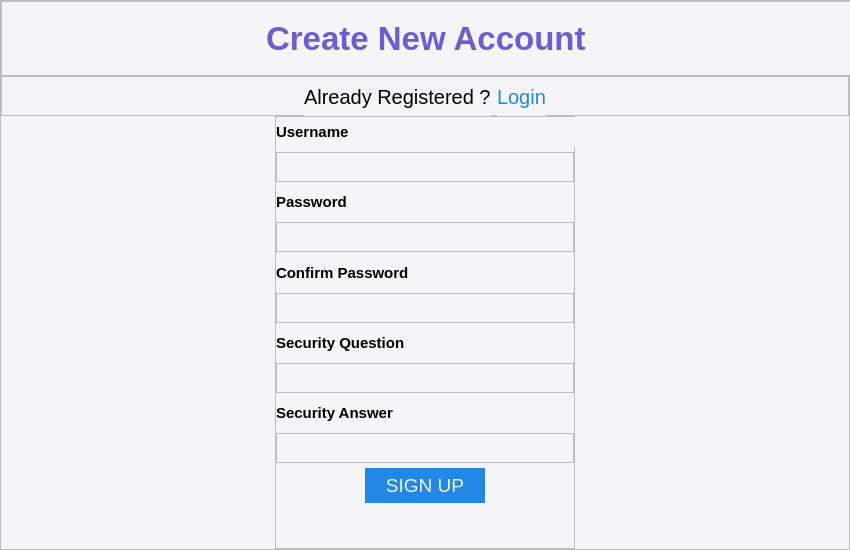
<?xml version="1.0" encoding="UTF-8"?>
<ui version="4.0">
 <class>Form</class>
 <widget class="QWidget" name="Form">
  <property name="geometry">
   <rect>
    <x>0</x>
    <y>0</y>
    <width>850</width>
    <height>550</height>
   </rect>
  </property>
  <property name="windowTitle">
   <string>Form</string>
  </property>
  <layout class="QHBoxLayout" name="horizontalLayout">
   <property name="spacing">
    <number>0</number>
   </property>
   <property name="leftMargin">
    <number>0</number>
   </property>
   <property name="topMargin">
    <number>0</number>
   </property>
   <property name="rightMargin">
    <number>0</number>
   </property>
   <property name="bottomMargin">
    <number>0</number>
   </property>
   <item>
    <widget class="QFrame" name="background">
     <property name="sizePolicy">
      <sizepolicy hsizetype="Fixed" vsizetype="Fixed">
       <horstretch>0</horstretch>
       <verstretch>0</verstretch>
      </sizepolicy>
     </property>
     <property name="minimumSize">
      <size>
       <width>850</width>
       <height>550</height>
      </size>
     </property>
     <property name="styleSheet">
      <string notr="true">
	background-color: rgba(245,245,247,255);</string>
     </property>
     <property name="frameShape">
      <enum>QFrame::StyledPanel</enum>
     </property>
     <property name="frameShadow">
      <enum>QFrame::Raised</enum>
     </property>
     <layout class="QVBoxLayout" name="verticalLayout">
      <property name="spacing">
       <number>0</number>
      </property>
      <property name="leftMargin">
       <number>0</number>
      </property>
      <property name="topMargin">
       <number>0</number>
      </property>
      <property name="rightMargin">
       <number>0</number>
      </property>
      <property name="bottomMargin">
       <number>0</number>
      </property>
      <item alignment="Qt::AlignLeft">
       <widget class="QFrame" name="frame">
        <property name="minimumSize">
         <size>
          <width>850</width>
          <height>75</height>
         </size>
        </property>
        <property name="maximumSize">
         <size>
          <width>850</width>
          <height>80</height>
         </size>
        </property>
        <property name="frameShape">
         <enum>QFrame::StyledPanel</enum>
        </property>
        <property name="frameShadow">
         <enum>QFrame::Raised</enum>
        </property>
        <layout class="QHBoxLayout" name="horizontalLayout_2">
         <property name="spacing">
          <number>1</number>
         </property>
         <property name="leftMargin">
          <number>0</number>
         </property>
         <property name="topMargin">
          <number>0</number>
         </property>
         <property name="rightMargin">
          <number>0</number>
         </property>
         <property name="bottomMargin">
          <number>0</number>
         </property>
         <item alignment="Qt::AlignHCenter">
          <widget class="QLabel" name="label">
           <property name="minimumSize">
            <size>
             <width>0</width>
             <height>0</height>
            </size>
           </property>
           <property name="maximumSize">
            <size>
             <width>16777215</width>
             <height>16777215</height>
            </size>
           </property>
           <property name="font">
            <font>
             <pointsize>25</pointsize>
             <weight>75</weight>
             <bold>true</bold>
            </font>
           </property>
           <property name="styleSheet">
            <string notr="true">color :rgb(108,92,216);</string>
           </property>
           <property name="text">
            <string>Create New Account</string>
           </property>
          </widget>
         </item>
        </layout>
       </widget>
      </item>
      <item>
       <widget class="QFrame" name="frame_2">
        <property name="maximumSize">
         <size>
          <width>16777215</width>
          <height>40</height>
         </size>
        </property>
        <property name="frameShape">
         <enum>QFrame::StyledPanel</enum>
        </property>
        <property name="frameShadow">
         <enum>QFrame::Raised</enum>
        </property>
        <layout class="QHBoxLayout" name="horizontalLayout_3">
         <property name="leftMargin">
          <number>0</number>
         </property>
         <property name="topMargin">
          <number>0</number>
         </property>
         <property name="rightMargin">
          <number>0</number>
         </property>
         <property name="bottomMargin">
          <number>0</number>
         </property>
         <item>
          <spacer name="horizontalSpacer">
           <property name="orientation">
            <enum>Qt::Horizontal</enum>
           </property>
           <property name="sizeHint" stdset="0">
            <size>
             <width>40</width>
             <height>20</height>
            </size>
           </property>
          </spacer>
         </item>
         <item>
          <widget class="QLabel" name="label_2">
           <property name="minimumSize">
            <size>
             <width>0</width>
             <height>40</height>
            </size>
           </property>
           <property name="maximumSize">
            <size>
             <width>16777215</width>
             <height>40</height>
            </size>
           </property>
           <property name="font">
            <font>
             <pointsize>15</pointsize>
            </font>
           </property>
           <property name="text">
            <string>Already Registered ?</string>
           </property>
          </widget>
         </item>
         <item>
          <widget class="QLabel" name="label_5">
           <property name="minimumSize">
            <size>
             <width>0</width>
             <height>40</height>
            </size>
           </property>
           <property name="maximumSize">
            <size>
             <width>16777215</width>
             <height>40</height>
            </size>
           </property>
           <property name="font">
            <font>
             <pointsize>15</pointsize>
            </font>
           </property>
           <property name="styleSheet">
            <string notr="true">color :rgb(34, 135, 229);
</string>
           </property>
           <property name="text">
            <string>Login</string>
           </property>
          </widget>
         </item>
         <item>
          <spacer name="horizontalSpacer_2">
           <property name="orientation">
            <enum>Qt::Horizontal</enum>
           </property>
           <property name="sizeHint" stdset="0">
            <size>
             <width>40</width>
             <height>20</height>
            </size>
           </property>
          </spacer>
         </item>
        </layout>
       </widget>
      </item>
      <item alignment="Qt::AlignHCenter">
       <widget class="QFrame" name="frame_3">
        <property name="minimumSize">
         <size>
          <width>300</width>
          <height>0</height>
         </size>
        </property>
        <property name="maximumSize">
         <size>
          <width>300</width>
          <height>16777215</height>
         </size>
        </property>
        <property name="frameShape">
         <enum>QFrame::StyledPanel</enum>
        </property>
        <property name="frameShadow">
         <enum>QFrame::Raised</enum>
        </property>
        <layout class="QVBoxLayout" name="verticalLayout_2">
         <property name="spacing">
          <number>5</number>
         </property>
         <property name="leftMargin">
          <number>0</number>
         </property>
         <property name="topMargin">
          <number>0</number>
         </property>
         <property name="rightMargin">
          <number>0</number>
         </property>
         <property name="bottomMargin">
          <number>45</number>
         </property>
         <item>
          <widget class="QLabel" name="label_3">
           <property name="minimumSize">
            <size>
             <width>300</width>
             <height>30</height>
            </size>
           </property>
           <property name="maximumSize">
            <size>
             <width>16777215</width>
             <height>40</height>
            </size>
           </property>
           <property name="font">
            <font>
             <pointsize>11</pointsize>
             <weight>75</weight>
             <bold>true</bold>
            </font>
           </property>
           <property name="text">
            <string>Username</string>
           </property>
          </widget>
         </item>
         <item>
          <widget class="QTextEdit" name="textEdit">
           <property name="maximumSize">
            <size>
             <width>16777215</width>
             <height>30</height>
            </size>
           </property>
           <property name="font">
            <font>
             <pointsize>10</pointsize>
            </font>
           </property>
          </widget>
         </item>
         <item>
          <widget class="QLabel" name="label_7">
           <property name="minimumSize">
            <size>
             <width>0</width>
             <height>30</height>
            </size>
           </property>
           <property name="maximumSize">
            <size>
             <width>16777215</width>
             <height>40</height>
            </size>
           </property>
           <property name="font">
            <font>
             <pointsize>11</pointsize>
             <weight>75</weight>
             <bold>true</bold>
            </font>
           </property>
           <property name="text">
            <string>Password</string>
           </property>
          </widget>
         </item>
         <item>
          <widget class="QTextEdit" name="textEdit_4">
           <property name="maximumSize">
            <size>
             <width>16777215</width>
             <height>30</height>
            </size>
           </property>
           <property name="font">
            <font>
             <pointsize>10</pointsize>
            </font>
           </property>
          </widget>
         </item>
         <item>
          <widget class="QLabel" name="label_4">
           <property name="minimumSize">
            <size>
             <width>0</width>
             <height>30</height>
            </size>
           </property>
           <property name="maximumSize">
            <size>
             <width>16777215</width>
             <height>40</height>
            </size>
           </property>
           <property name="font">
            <font>
             <pointsize>11</pointsize>
             <weight>75</weight>
             <bold>true</bold>
            </font>
           </property>
           <property name="text">
            <string>Confirm Password</string>
           </property>
          </widget>
         </item>
         <item>
          <widget class="QTextEdit" name="textEdit_2">
           <property name="minimumSize">
            <size>
             <width>0</width>
             <height>30</height>
            </size>
           </property>
           <property name="maximumSize">
            <size>
             <width>16777215</width>
             <height>30</height>
            </size>
           </property>
           <property name="font">
            <font>
             <pointsize>10</pointsize>
            </font>
           </property>
          </widget>
         </item>
         <item>
          <widget class="QLabel" name="label_6">
           <property name="minimumSize">
            <size>
             <width>0</width>
             <height>30</height>
            </size>
           </property>
           <property name="maximumSize">
            <size>
             <width>16777215</width>
             <height>40</height>
            </size>
           </property>
           <property name="font">
            <font>
             <pointsize>11</pointsize>
             <weight>75</weight>
             <bold>true</bold>
            </font>
           </property>
           <property name="text">
            <string>Security Question</string>
           </property>
          </widget>
         </item>
         <item>
          <widget class="QTextEdit" name="textEdit_3">
           <property name="maximumSize">
            <size>
             <width>16777215</width>
             <height>30</height>
            </size>
           </property>
           <property name="font">
            <font>
             <pointsize>10</pointsize>
            </font>
           </property>
          </widget>
         </item>
         <item>
          <widget class="QLabel" name="label_8">
           <property name="minimumSize">
            <size>
             <width>0</width>
             <height>30</height>
            </size>
           </property>
           <property name="maximumSize">
            <size>
             <width>16777215</width>
             <height>40</height>
            </size>
           </property>
           <property name="font">
            <font>
             <pointsize>11</pointsize>
             <weight>75</weight>
             <bold>true</bold>
            </font>
           </property>
           <property name="text">
            <string>Security Answer</string>
           </property>
          </widget>
         </item>
         <item>
          <widget class="QTextEdit" name="textEdit_5">
           <property name="maximumSize">
            <size>
             <width>16777215</width>
             <height>30</height>
            </size>
           </property>
           <property name="font">
            <font>
             <pointsize>10</pointsize>
            </font>
           </property>
          </widget>
         </item>
         <item alignment="Qt::AlignHCenter">
          <widget class="QPushButton" name="pushButton">
           <property name="minimumSize">
            <size>
             <width>120</width>
             <height>35</height>
            </size>
           </property>
           <property name="maximumSize">
            <size>
             <width>120</width>
             <height>35</height>
            </size>
           </property>
           <property name="font">
            <font>
             <pointsize>14</pointsize>
             <weight>50</weight>
             <bold>false</bold>
            </font>
           </property>
           <property name="styleSheet">
            <string notr="true">border-radius:20px;
background-color:rgb(34, 135, 229);
color:rgb(245, 245, 247);

</string>
           </property>
           <property name="text">
            <string>SIGN UP</string>
           </property>
          </widget>
         </item>
        </layout>
       </widget>
      </item>
     </layout>
    </widget>
   </item>
  </layout>
 </widget>
 <resources/>
 <connections/>
</ui>
